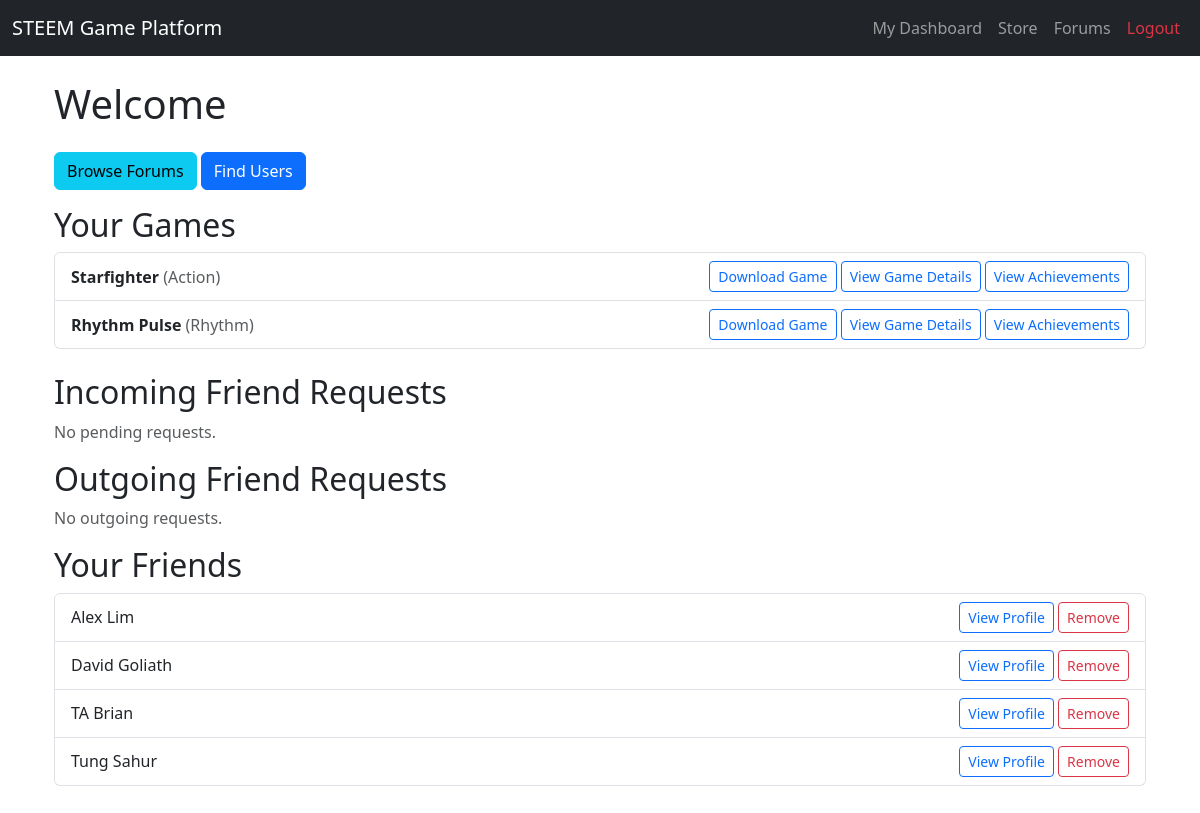
The page /user (signed in) on the database its author committed.
### tables this page shows
CREATE TABLE Games (
    GameID INTEGER PRIMARY KEY AUTOINCREMENT,
    Title TEXT NOT NULL,
    Genre TEXT,
    ReleaseDate DATE,
    Price REAL CHECK (Price >= 0),
    DeveloperID INTEGER,
    FOREIGN KEY (DeveloperID) REFERENCES Developers(DeveloperID)
);

### app.py (the view)
@app.route("/user")
def user_dashboard():
    if session.get("role") != "user":
        return redirect(url_for("login"))
    user_id = session["user_id"]
    db = get_db()
    incoming = db.execute("""
        SELECT fr.RequestID, u.Name AS SenderName, u.UserID AS SenderID
        FROM FriendRequests fr
        JOIN Users u ON fr.SenderID = u.UserID
        WHERE fr.ReceiverID=? AND fr.Status='pending'
    """, (user_id,)).fetchall()
    outgoing = db.execute("""
        SELECT fr.RequestID, u.Name AS ReceiverName, u.UserID AS ReceiverID
        FROM FriendRequests fr
        JOIN Users u ON fr.ReceiverID = u.UserID
        WHERE fr.SenderID=? AND fr.Status='pending'
    """, (user_id,)).fetchall()
    purchases = db.execute("""
        SELECT g.*
        FROM Games g
        JOIN Purchases p ON g.GameID = p.GameID
        WHERE p.UserID = ?
    """, (user_id,)).fetchall()
    friends = db.execute("""
        SELECT DISTINCT
            CASE WHEN UserID1=? THEN UserID2 ELSE UserID1 END AS FriendID,
            (SELECT Name FROM Users WHERE UserID =
                CASE WHEN UserID1=? THEN UserID2 ELSE UserID1 END
            ) AS FriendName
        FROM Friends
        WHERE ? IN (UserID1, UserID2)
        ORDER BY FriendName ASC
    """, (user_id, user_id, user_id)).fetchall()
    forums = db.execute("""
        SELECT F.ForumID, F.Title
        FROM Members M
        JOIN Forums F ON F.ForumID = M.ForumID
        WHERE M.UserID = ?
        ORDER BY F.Title ASC
    """, (user_id,)).fetchall()
    return render_template(
        "user_dashboard.html",
        purchases=purchases,
        incoming=incoming,
        outgoing=outgoing,
        friends=friends,
        forums=forums
    )

### app.py (called while the page is built)
def get_db():
    if 'db' not in g:
        g.db = sqlite3.connect(DATABASE)
        g.db.row_factory = sqlite3.Row
    return g.db

### templates/user_dashboard.html
{% extends "layout.html" %}
{% block content %}
<div class="container mt-4">
    <h1 class="mb-4">Welcome {{ session.get('user_name', '') }}</h1>
    <a class="btn btn-info mb-3" href="{{ url_for('forums') }}">
        Browse Forums
    </a>
    <a href="{{ url_for('find_friends') }}" class="btn btn-primary mb-3">
    Find Users
    </a>
    <h2>Your Games</h2>
    {% if purchases %}
        <ul class="list-group mb-4">
            {% for g in purchases %}
            <li class="list-group-item d-flex justify-content-between align-items-center">
                <div>
                    <strong>{{ g.Title }}</strong>
                    <span class="text-muted">({{ g.Genre }})</span>
                </div>
                <div>
                    <a class="btn btn-outline-primary btn-sm">
                        Download Game
                    </a>
                    <a class="btn btn-outline-primary btn-sm"
                    href="{{ url_for('game_details', game_id=g.GameID) }}">
                        View Game Details
                    </a>
                    <a class="btn btn-outline-primary btn-sm"
                    href="{{ url_for('user_game_achievements', userID=session['user_id'], gameID=g.GameID) }}">
                        View Achievements
                    </a>
                </div>
            </li>
            {% endfor %}
        </ul>
    {% else %}
        <p class="text-muted">You have not purchased any games yet.</p>
    {% endif %}
    <h2>Incoming Friend Requests</h2>
    {% if incoming %}
        <ul class="list-group mb-4">
            {% for r in incoming %}
            <li class="list-group-item d-flex justify-content-between align-items-center">
                <span><strong>{{ r.SenderName }}</strong> wants to be your friend</span>
                <div>
                    <a class="btn btn-success btn-sm"
                       href="{{ url_for('accept_friend_request', request_id=r.RequestID) }}">
                        Accept
                    </a>
                    <a class="btn btn-danger btn-sm"
                       href="{{ url_for('decline_friend_request', request_id=r.RequestID) }}">
                        Decline
                    </a>
                </div>
            </li>
            {% endfor %}
        </ul>
    {% else %}
        <p class="text-muted">No pending requests.</p>
    {% endif %}
    <h2>Outgoing Friend Requests</h2>
    {% if outgoing %}
        <ul class="list-group mb-4">
            {% for r in outgoing %}
            <li class="list-group-item d-flex justify-content-between align-items-center">
                <span>Request sent to <strong>{{ r.ReceiverName }}</strong> (pending)</span>
                <a class="btn btn-outline-danger btn-sm"
                   href="{{ url_for('decline_friend_request', request_id=r.RequestID) }}">
                    Cancel
                </a>
            </li>
            {% endfor %}
        </ul>
    {% else %}
        <p class="text-muted">No outgoing requests.</p>
    {% endif %}
    <h2>Your Friends</h2>
    {% if friends %}
        <ul class="list-group mb-5">
            {% for f in friends %}
            <li class="list-group-item d-flex justify-content-between align-items-center">
                <span>{{ f.FriendName }}</span>
                <div>
                    <a class="btn btn-outline-primary btn-sm"
                       href="{{ url_for('user_profile', userID=f.FriendID) }}">
                        View Profile
                    </a>
                    <a class="btn btn-outline-danger btn-sm"
                       href="{{ url_for('remove_friend', friend_id=f.FriendID) }}">
                        Remove
                    </a>
                </div>
            </li>
            {% endfor %}
        </ul>
    {% else %}
        <p class="text-muted">You have no friends yet.</p>
    {% endif %}
</div>
{% endblock %}

### rows shown on the page
Games: Title "Starfighter", Genre "Action"
Games: Title "Rhythm Pulse", Genre "Rhythm"

### other values the page prints
{{ f.FriendName }} "Alex Lim" "David Goliath" "TA Brian" "Tung Sahur"
